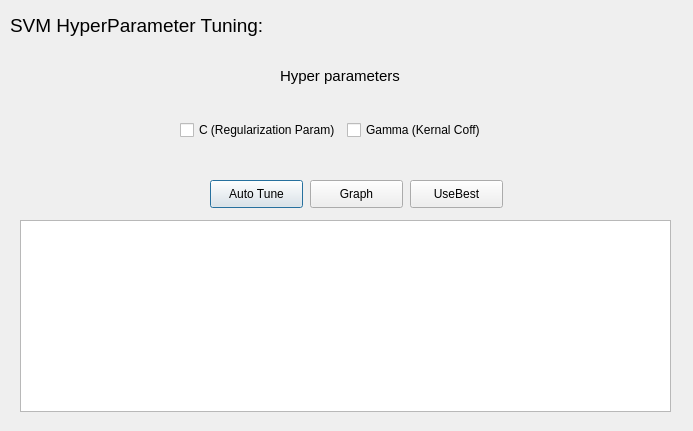
<?xml version="1.0" encoding="UTF-8"?>
<ui version="4.0">
 <class>Dialog</class>
 <widget class="QDialog" name="Dialog">
  <property name="geometry">
   <rect>
    <x>0</x>
    <y>0</y>
    <width>693</width>
    <height>431</height>
   </rect>
  </property>
  <property name="windowTitle">
   <string>Dialog</string>
  </property>
  <widget class="QLabel" name="label">
   <property name="geometry">
    <rect>
     <x>10</x>
     <y>10</y>
     <width>381</width>
     <height>31</height>
    </rect>
   </property>
   <property name="font">
    <font>
     <pointsize>14</pointsize>
    </font>
   </property>
   <property name="text">
    <string>SVM HyperParameter Tuning:</string>
   </property>
  </widget>
  <widget class="QLabel" name="label_2">
   <property name="geometry">
    <rect>
     <x>280</x>
     <y>60</y>
     <width>151</width>
     <height>31</height>
    </rect>
   </property>
   <property name="font">
    <font>
     <pointsize>11</pointsize>
    </font>
   </property>
   <property name="text">
    <string>Hyper parameters</string>
   </property>
  </widget>
  <widget class="QWidget" name="horizontalLayoutWidget_2">
   <property name="geometry">
    <rect>
     <x>180</x>
     <y>90</y>
     <width>327</width>
     <height>80</height>
    </rect>
   </property>
   <layout class="QHBoxLayout" name="horizontalLayout_2">
    <item>
     <widget class="QCheckBox" name="c_check">
      <property name="text">
       <string>C (Regularization Param)</string>
      </property>
     </widget>
    </item>
    <item>
     <widget class="QCheckBox" name="gamma_check">
      <property name="text">
       <string>Gamma (Kernal Coff)</string>
      </property>
     </widget>
    </item>
   </layout>
  </widget>
  <widget class="QPushButton" name="go_btn">
   <property name="geometry">
    <rect>
     <x>210</x>
     <y>180</y>
     <width>93</width>
     <height>28</height>
    </rect>
   </property>
   <property name="text">
    <string>Auto Tune</string>
   </property>
  </widget>
  <widget class="QTextBrowser" name="output">
   <property name="geometry">
    <rect>
     <x>20</x>
     <y>220</y>
     <width>651</width>
     <height>192</height>
    </rect>
   </property>
  </widget>
  <widget class="QPushButton" name="graph_btn">
   <property name="geometry">
    <rect>
     <x>310</x>
     <y>180</y>
     <width>93</width>
     <height>28</height>
    </rect>
   </property>
   <property name="text">
    <string>Graph</string>
   </property>
  </widget>
  <widget class="QPushButton" name="usebestBtn">
   <property name="geometry">
    <rect>
     <x>410</x>
     <y>180</y>
     <width>93</width>
     <height>28</height>
    </rect>
   </property>
   <property name="text">
    <string>UseBest</string>
   </property>
  </widget>
 </widget>
 <resources/>
 <connections/>
</ui>
